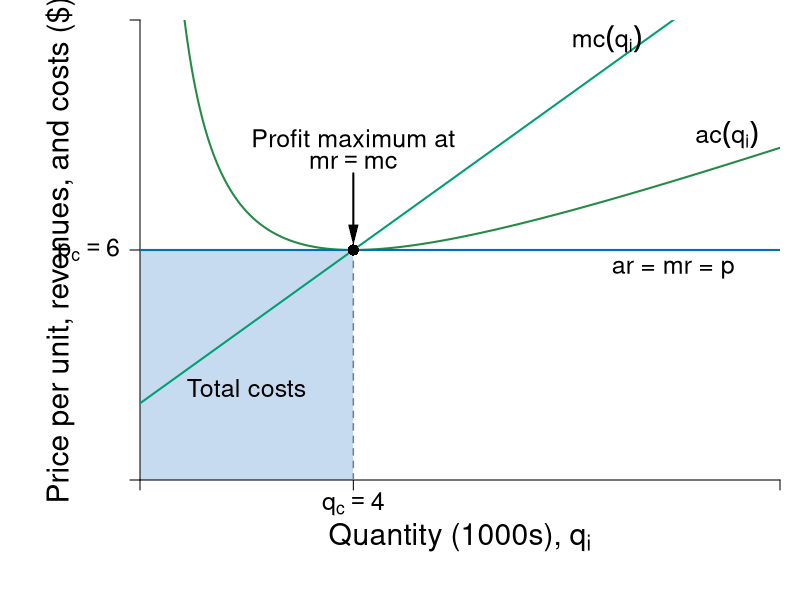

This chart was generated by the following R code:
#Graph Designer: Simon Halliday
#Authors: Bowles and Halliday
#Title: Coordination, Conflict and Competition: A Text in Microeconomics

require(shape)
#pdf(file = "firmmarketsupply/perf_comp_costs.pdf", width = 9, height = 7)
png(file = "firmmarketsupply/perf_comp_costs_outlier.png", width = 6*120, height = 4.5*120)

#Set parameters for graphics
pointsize <- 1.8
axislabelsize <- 1.8
labelsize <- 1.5
namesize <- 1.8
annotatesize <- 1.5
graphlinewidth <- 2
segmentlinewidth <- 1.5

COL <- c("#7fc97f", "#beaed4", "#fdc086", "#ffff99", "#386cb0", "#f0027f", "#bf5b17", "#666666")
COLA <- c("#e0f3db", "#99d8c9","#66c2a4","#41ae76", "#238b45", "#005824")
COLB <- c("#c6dbef", "#4eb3d3", "#2b8cbe", "#0868ac","#084081")
grays <- gray.colors(25, start = 1, end = 0)
CBCols <- c("#009E73","#0072B2","#E69F00")

#Edited the margins to cater for the larger LHS labels
par(mar =  c(6, 7, 1, 1))

AvgRevenue <- function(x, rmax = 12, xmax = 12){
  rmax - (rmax/xmax)*x
}

MRevenue <- function(x, rmax = 12, xmax = 12){
  rmax - 2*(rmax/xmax)*x
}

TotCost <- function(x, c0 = 8, c1 = 2, c2 = 0.5){
  c0 + c1*x + c2*(x^2)
}

AvgCost <- function(x, c0 = 8, c1 = 2, c2 = 0.5){
  #  TotCost(x) / x
  c0 / x + c1 + c2*x
}

MCost <- function(x, c0 = 8, c1 = 2, c2 = 0.5){
  # deriv(TotCost(x), x)
  c1 + 2*c2*x
}

xlims <- c(0, 12)
ylims <- c(0, 12)

npts <- 501 
x <- seq(xlims[1], xlims[2], length.out = npts)
y <- seq(ylims[1], ylims[2], length.out = npts) 
a <- c(13, 16.75, 19.25)

plot(0, 0, xlim = xlims, ylim = ylims, type = "n",
     xlab = expression(paste("")),
     ylab = expression(paste("")), 
     xaxt = "n", 
     yaxt = "n", 
     cex.lab = axislabelsize, 
     bty = "n",
     xaxs="i", 
     yaxs="i")

# ticksy <- seq(from = ylims[1], to = ylims[2], by = 1)
# ylabels <- seq(from = ylims[1], to = ylims[2], by = 1)
# ticksx <- seq(from = xlims[1], to = xlims[2], by = 1)
# xlabels <- seq(from = xlims[1], to = xlims[2], by = 1)
ticksy <- c(0, 6, NA, ylims[2])
ylabels <- c(NA, expression(paste(p[c] == 6)), NA, NA)
ticksx <- c(0, 4, NA, xlims[2])
xlabels <- c(NA, expression(paste(q[c] == 4)), NA, NA)

npts <- 500 
xx1 <- seq(xlims[1], xlims[2], length.out = npts)
xx3 <- seq(2, 6, length.out = npts)

# Draw the polygon for profit
xpoly1 <- c(0, 0, 4, 4, 0)
ypoly1 <- c(0, min(AvgCost(xx1)), min(AvgCost(xx1)), 0, 0)
polygon(x = xpoly1, y = ypoly1, col=COLB[1],density=NULL, border = NA)

axis(1, at = ticksx, pos = 0, labels = xlabels, cex.axis=labelsize)
axis(2, at = ticksy, pos = 0, labels = ylabels, las = 1,cex.axis=labelsize)

#Label the costs
text(2, 0.4*AvgCost(x = 4), expression("Total costs"), cex = labelsize)

#Draw the polygon for costs

#xpoly2 <- c(0, 4, 4, 0, 0)
#ypoly2 <- c(0, 0, 4, 0, 0)
#polygon(x = xpoly2, y = ypoly2, col=COLB[1], density=NULL, border = NA)

# lines(xx1, bcA(xx1, w = 10, p = 1.5), col = COLB[3], lwd = graphlinewidth)
# lines(xx1, AvgRevenue(xx1, rmax = 12, xmax = 12), col = COLB[5], lwd = graphlinewidth)
# lines(xx1, MRevenue(xx1, rmax = 12, xmax = 12), col = COLB[4], lwd = graphlinewidth)
lines(xx1, AvgCost(xx1), col = COLA[5], lwd = graphlinewidth)
lines(xx1, MCost(xx1), col = CBCols[1], lwd = graphlinewidth)

# Label the axes

# text(0.5*(xlims[2]), -1.8, expression(paste("Output, ", x)), xpd = TRUE, cex = axislabelsize) 
text(0.5*(xlims[2]), -1.5, expression(paste("Quantity (1000s), ", q[i])), xpd = TRUE, cex = axislabelsize) 
#text(0.5*(xlims[2]), -2.5, expression(paste("Output, ", x)), xpd = TRUE, cex = axislabelsize) 
#mtext(expression(paste("Quantity of output, ", x)), side=1, line = 2.5, cex = axislabelsize)
text(-1.5, 0.5*ylims[2], expression(paste("Price per unit, revenues, and costs ($)")), xpd = TRUE, cex = axislabelsize, srt = 90) 

#Label curves

text(10, 5.5, expression(paste("ar = mr = p")), cex = labelsize)
text(11, 9, expression(paste(ac(q[i]))), cex = labelsize)
text(8.75, 11.5, expression(paste(mc(q[i]))), cex = labelsize)

#Labels cost and profit areas (To be added)


#Draw segments for total costs

segments(0, 6, 4, 6,
         lty = 2, col = grays[20] , lwd = segmentlinewidth
)
segments(4, 0, 4, 6,
         lty = 2, col = grays[20] , lwd = segmentlinewidth
)
segments(0, 6, xlims[2], 6,
         lty = 1, col = CBCols[2] , lwd = graphlinewidth
)

# Label Points for comparison

points(4, 6, pch = 16, col = "black", cex = 1.5)
# text(3.8, MRevenue(x = 4) - 0.4, expression(i), cex = labelsize)


# points(4, AvgRevenue(x = 4), pch = 16, col = "black", cex = 1.5)
# text(4.2, AvgRevenue(x = 4) + 0.4, expression(h), cex = labelsize)

# Arrows (Labels to be added)

text(4, 8.9, expression(paste("Profit maximum at")), cex = labelsize)
text(4, 8.3, expression(paste(mr == mc)), cex = labelsize)
shape::Arrows(4, 8, 4, 6.4, col = "black", lty = 1, lwd = 2, arr.type = "triangle", arr.lwd = 0.5)



dev.off()
